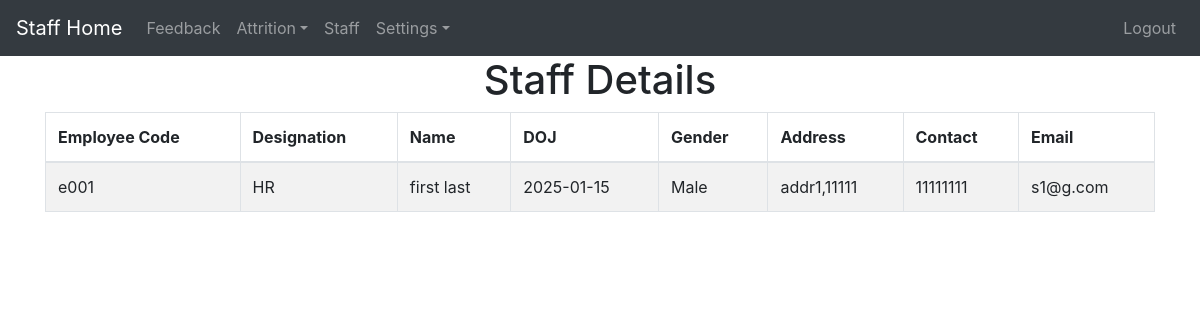
The page /staff_staff_details_view on the database its author committed.
### myapp/models.py (models this page shows)
class staff_details(models.Model):
    user_id = models.IntegerField()
    emp_code = models.CharField(max_length=20)
    fname = models.CharField(max_length=200)
    lname = models.CharField(max_length=200)
    gender = models.CharField(max_length=20)
    designation = models.CharField(max_length=50)
    addr = models.CharField(max_length=600)
    pin = models.CharField(max_length=10)
    contact = models.CharField(max_length=15)
    email = models.CharField(max_length=150)
    dt = models.CharField(max_length=25)
    status = models.CharField(max_length=20)

### myapp/views.py (the view)
# urls.py: path('staff_staff_details_view', views.staff_staff_details_view,name='staff_staff_details_view'),
def staff_staff_details_view(request):
    ul_l = user_login.objects.filter(u_type='staff')
    tm_l = []
    for u in ul_l:
        if u.id ==1:
            continue
        sd = staff_details.objects.filter(user_id=u.id).first()
        if sd:
            tm_l.append(sd)
    context = {'staff_list':tm_l,'type':'Staff Details'}
    return render(request, './myapp/staff_staff_details_view.html',context)

### myapp/templates/myapp/staff_staff_details_view.html (shortened to what this page needs)
{% extends 'myapp/staff_base.html' %}
{% load static %}
{% block body %}
<center>
   <h1>{{type}}</h1>
    <div class="container">
    <form role="form" name="frm" action="" method="post">
        <table class="table table-striped table-bordered">
            <thead>
            <tr>
                <th>Employee Code</th>
                <th>Designation</th>
                <th>Name</th>
                <th>DOJ</th>
                <th>Gender</th>
                <th>Address</th>
                <th>Contact</th>
                <th>Email</th>
            </tr>
            </thead>
            {% for f in staff_list %}
            <tbody>
            <tr>
                <td>{{ f.emp_code }}</td>
                <td>{{ f.designation }}</td>
                <td>{{ f.fname }} {{ f.lname }}</td>
                <td>{{ f.dt }}</td>
                <td>{{ f.gender }}</td>
                <td>{{ f.addr }},{{ f.pin }}</td>
                <td>{{ f.contact }}</td>
                <td>{{ f.email }}</td>
            </tr>
            {% endfor %}
        </table>
        <br>
        <br>
    </form>
    </div>
</center>
{% endblock %}

### myapp/templates/myapp/staff_base.html (style rules this page uses)
body { background-repeat: no-repeat; background-attachment: fixed; background-size: cover; }

### rows shown on the page
staff_details: emp_code "e001", designation "HR", fname "first", lname "last", dt "2025-01-15", gender "Male", addr "addr1", pin "11111", contact "11111111", email "s1@g.com"

### other values the page prints
{{ type }} "Staff Details"
